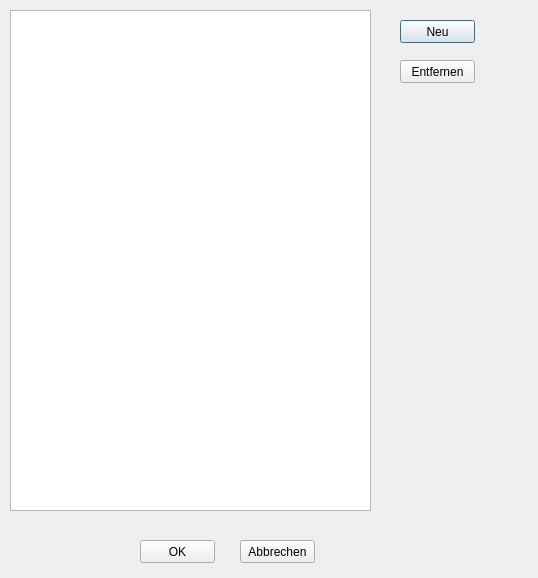
<?xml version="1.0" encoding="UTF-8"?>
<ui version="4.0">
 <class>Dialog_Kostenstellen</class>
 <widget class="QDialog" name="Dialog_Kostenstellen">
  <property name="geometry">
   <rect>
    <x>0</x>
    <y>0</y>
    <width>538</width>
    <height>578</height>
   </rect>
  </property>
  <property name="windowTitle">
   <string>Dialog</string>
  </property>
  <property name="modal">
   <bool>true</bool>
  </property>
  <widget class="QTableWidget" name="tableWidget_kost">
   <property name="geometry">
    <rect>
     <x>10</x>
     <y>10</y>
     <width>361</width>
     <height>501</height>
    </rect>
   </property>
  </widget>
  <widget class="QPushButton" name="pushButton_neu">
   <property name="geometry">
    <rect>
     <x>400</x>
     <y>20</y>
     <width>75</width>
     <height>23</height>
    </rect>
   </property>
   <property name="text">
    <string>Neu</string>
   </property>
  </widget>
  <widget class="QPushButton" name="pushButton_entf">
   <property name="geometry">
    <rect>
     <x>400</x>
     <y>60</y>
     <width>75</width>
     <height>23</height>
    </rect>
   </property>
   <property name="text">
    <string>Entfernen</string>
   </property>
  </widget>
  <widget class="QPushButton" name="pushButton_ok">
   <property name="geometry">
    <rect>
     <x>140</x>
     <y>540</y>
     <width>75</width>
     <height>23</height>
    </rect>
   </property>
   <property name="text">
    <string>OK</string>
   </property>
  </widget>
  <widget class="QPushButton" name="pushButton_abbrechen">
   <property name="geometry">
    <rect>
     <x>240</x>
     <y>540</y>
     <width>75</width>
     <height>23</height>
    </rect>
   </property>
   <property name="text">
    <string>Abbrechen</string>
   </property>
  </widget>
 </widget>
 <resources/>
 <connections/>
</ui>
